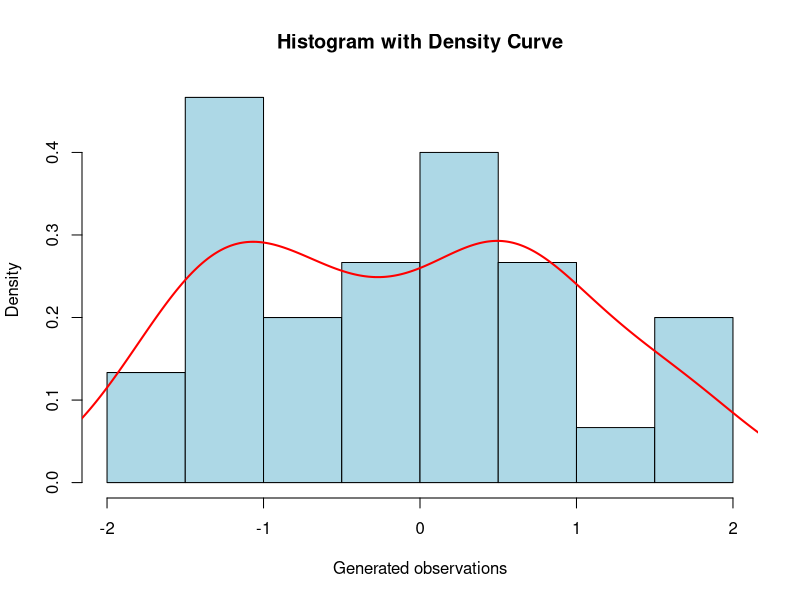

Write the R code that produced this figure.
# ============================================================
# ARTHI - R PROGRAM Q27
# Question: 30 normal observations, mean, SD, histogram and density
# Run this file independently in RStudio or R.
# Base R only; no additional packages required.
# ============================================================

cat("\\n========== ARTHI | R QUESTION 27 ==========\\n")

# Q27. 30 normal observations, mean, SD, histogram and density
set.seed(40)
x27 <- rnorm(30)
cat("\nQ27 Mean:", mean(x27), "\nSD:", sd(x27), "\n")
hist(x27, probability=TRUE, col="lightblue", main="Histogram with Density Curve",
     xlab="Generated observations")
lines(density(x27), col="red", lwd=2)

cat("\\n========== END OF Q27 ==========\\n")
